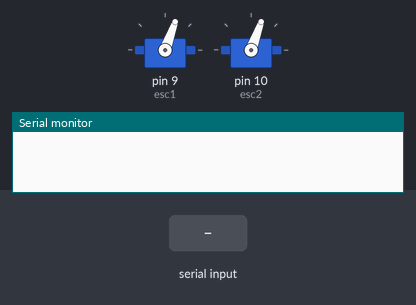
The sketch below on a simulated Arduino Uno, built with avr-gcc and run on an emulated ATmega328P. Parts: 2 × servo, the last lines printed to the serial monitor. Inputs (shaded band) come from the test bench.

Above: at 4.2 s.
4.3 s: "200\n" received over Serial
At 5.3 s:
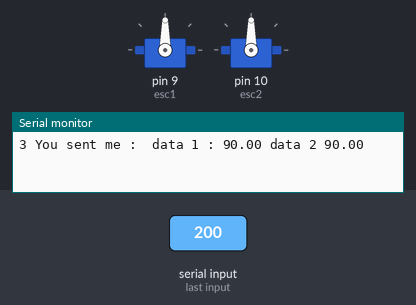
5.8 s: "1,90\n" received over Serial
At 6.5 s:
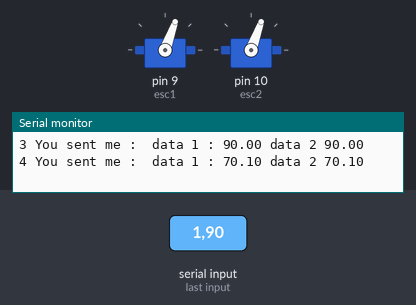
Timing chart, 0 to 8.8 s (numbered marks = the images above; inputs shaded):
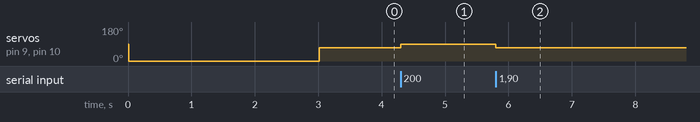

Measured:
- after the input at 4.3 s, servo on pin 9 (esc1), servo on pin 10 (esc2): 70° → 90° at once
- after the input at 5.8 s, servo on pin 9 (esc1), servo on pin 10 (esc2): 90° → 70° at once

The sketch:

code_test_moteur.ino
```cpp
#include <Servo.h>

Servo esc1;
Servo esc2;

void setup() {
  // put your setup code here, to run once:
  esc1.attach(9);
  esc2.attach(10);
  delay(15);
  Serial.begin(115200);
  esc1.write(0);
  esc2.write(0);
  delay(3000);
  esc1.write(70);
  esc2.write(70);
  delay(5);
}

float map(float x, float a, float b, float c, float d)
{
  return  c + (x - a) * (d - c) / (b - a) ;
}

void runMotor(float cmdl, float cmdr){
    esc1.write(cmdl);
    esc2.write(cmdr);

    Serial.print(" You sent me : " );
    Serial.print(" data 1 : " );
    Serial.print(cmdl );
    Serial.print(" data 2 " );
    Serial.println(cmdr );
  }


void loop() {
  // put your main code here, to run repeatedly:
  if( Serial.available()>0){
    String data = Serial.readStringUntil('\n');

    Serial.print(data.length());
    if ( data.length() > 2 ) {
      int index = data.indexOf('$');
      String data1 = data.substring(0,index);
      String data2 = data.substring(index+1);
      //float cmdl = data1.toFloat();
      //float cmdr = data2.toFloat();
      float cmdl = map ( data1.toFloat() , 0 , 100, 70, 80 );
      float cmdr = map ( data1.toFloat() , 0 , 100, 70, 80 );
      runMotor(cmdl, cmdr);
    }
    else {
      Serial.print(" les vitesses sont : es1 ") ;
      Serial.print(esc1.read());
      Serial.print(" esc 2 : " );
      Serial.println(esc2.read());
    }
}
}
```
